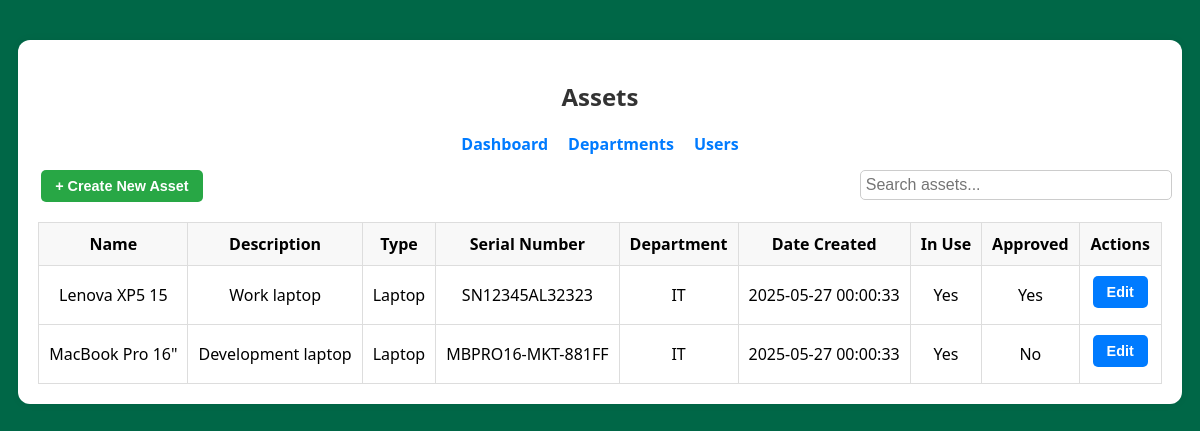
The app's page /assets (signed in), older data.
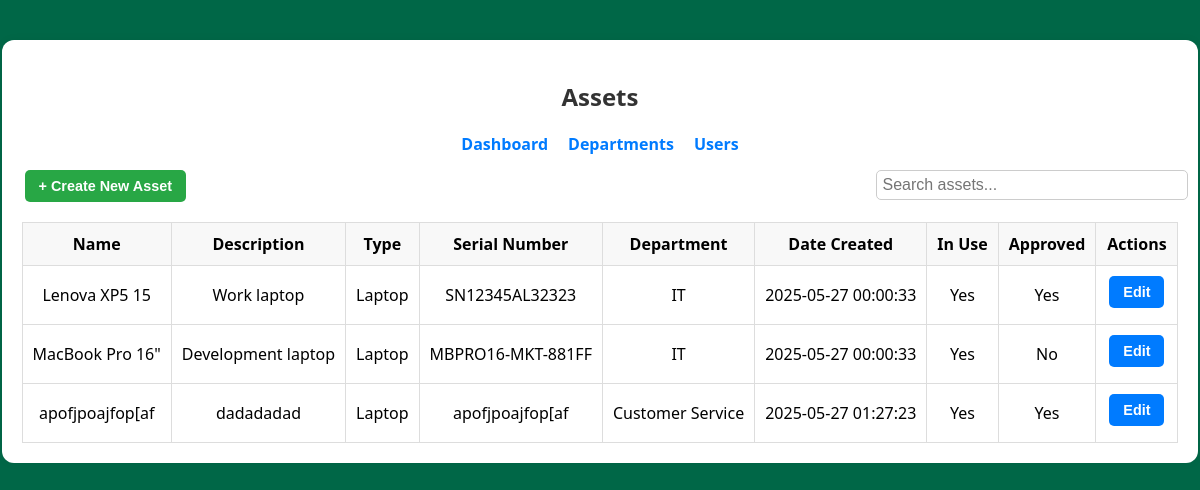
The same page, newer data.
### tables this page shows
CREATE TABLE Asset (
        id INTEGER PRIMARY KEY AUTOINCREMENT,
        name TEXT NOT NULL,
        description TEXT,
        type TEXT,
        serial_number TEXT UNIQUE,
        date_created TEXT,
        in_use INTEGER NOT NULL DEFAULT 1,
        approved INTEGER NOT NULL DEFAULT 0,
        owner_id INTEGER,
        department_id INTEGER,
        FOREIGN KEY(owner_id) REFERENCES User(id),
        FOREIGN KEY(department_id) REFERENCES Department(id)
    );

CREATE TABLE Department (
        id INTEGER PRIMARY KEY AUTOINCREMENT,
        name TEXT NOT NULL
    );

### routes/assets.py (the view)
@assets_blueprint.route('/assets')
@login_required
def assets():
    user = current_user()
    connection = get_db()
    cursor = connection.cursor()
    if user['role'] == 'Admin':
         cursor.execute('''
            SELECT a.*, u.username AS owner_username, d.name AS department_name
            FROM Asset a
            LEFT JOIN User u ON a.owner_id = u.id
            LEFT JOIN Department d ON a.department_id = d.id
        ''')
    else:
        cursor.execute('''
            SELECT a.*, u.username AS owner_username, d.name AS department_name
            FROM Asset a
            LEFT JOIN User u ON a.owner_id = u.id
            LEFT JOIN Department d ON a.department_id = d.id
            WHERE a.owner_id = ?
        ''', (user['id'],))
    assets = cursor.fetchall()
    cursor.execute("SELECT * FROM Department")
    departments = cursor.fetchall()
    cursor.execute("SELECT id, username FROM User ORDER BY username ASC")
    users = cursor.fetchall()
    return render_template('assets.html', assets=assets, user=user, departments=departments, users=users)

### routes/utils.py (called while the page is built)
def get_db():
    if 'db' not in g:
        g.db = sql.connect(current_app.config['DATABASE'])
        g.db.row_factory = sql.Row
    return g.db

def query_db(query, args=(), one=False):
    cursor = get_db().execute(query, args)
    rv = cursor.fetchall()
    cursor.close()
    return (rv[0] if rv else None) if one else rv

def current_user():
    if 'user_id' in session:
        return query_db('SELECT * FROM User WHERE id = ?', [session['user_id']], one=True)
    return None

def login_required(f):
    @wraps(f)
    def decorated_function(*args, **kwargs):
        if 'user_id' not in session:
            flash('Please log in to access this page.', 'warning')
            return redirect(url_for('auth.login'))
        return f(*args, **kwargs)
    return decorated_function

### templates/assets.html (shortened to what this page needs)
<!DOCTYPE html>
<html lang="en">
  <head>
    <link
      rel="stylesheet"
      href="{{ url_for('static', filename='css/style.css') }}"
    />
    <link
      rel="stylesheet"
      href="{{ url_for('static', filename='css/assets.css') }}"
    />
  </head>
  <body>
    <div class="assets-container">
      <h2 class="text-center">Assets</h2>
      <nav class="nav-links">
        <a href="{{ url_for('dashboard.dashboard') }}">Dashboard</a>
        <a href="{{ url_for('departments.departments') }}">Departments</a>
        <a href="{{ url_for('users.users') }}">Users</a>
      </nav>
      <button class="btn btn-create" id="openCreateModal">
        + Create New Asset
      </button>
      <input type="text" id="searchBar" placeholder="Search assets..." />
      <table>
        <thead>
          <tr>
            <th>Name</th>
            <th>Description</th>
            <th>Type</th>
            <th>Serial Number</th>
            <th>Department</th>
            <th>Date Created</th>
            <th>In Use</th>
            <th>Approved</th>
            <th>Actions</th>
          </tr>
        </thead>
        <tbody>
          {% for asset in assets %}
          <tr>
            <td>{{ asset['name'] }}</td>
            <td>{{ asset['description'] or '—' }}</td>
            <td>{{ asset['type'] or '—' }}</td>
            <td>{{ asset['serial_number'] or '—' }}</td>
            <td>{{ asset['department_name'] or '—' }}</td>
            <td>{{ asset['date_created'] }}</td>
            <td>{{ 'Yes' if asset['in_use'] else 'No' }}</td>
            <td>{{ 'Yes' if asset['approved'] else 'No' }}</td>
            <td>
               {% if user['role'] == 'Admin' or asset['owner_id'] ==
              user['id'] %}
              <button
                class="btn btn-edit"
                data-id="{{ asset['id'] }}"
                data-name="{{ asset['name'] }}"
                data-description="{{ asset['description'] }}"
                data-type="{{ asset['type'] }}"
                data-serial="{{ asset['serial_number'] }}"
                data-department="{{ asset['department_id'] or '' }}"
                data-inuse="{{ asset['in_use'] }}"
                data-approved="{{ asset['approved'] }}"
                data-userid="{{ asset['owner_id'] }}"
                id="editBtn-{{ asset['id'] }}"
              >
                Edit
              </button>
              {% endif %}
            </td>
          </tr>
          {% else %}
          <tr>
            <td colspan="9">No assets found.</td>
          </tr>
          {% endfor %}
        </tbody>
      </table>
    </div>
  </body>
</html>

### static/css/style.css (style rules this page uses)
body { font-family: "Segoe UI", Tahoma, Geneva, Verdana, sans-serif; background: #006747; display: flex; align-items: center; justify-content: center; margin: 0; }
h2 { text-align: center; color: #333; }
.nav-links { display: flex; justify-content: center; gap: 20px; margin-bottom: 15px; }
.nav-links a { text-decoration: none; color: #007bff; font-weight: bold; }
input[type="text"], input[type="password"] { padding: 10px; margin-bottom: 15px; border: 1px solid #ccc; border-radius: 5px; }
button { padding: 10px; background-color: #007bff; color: white; border: none; border-radius: 5px; cursor: pointer; }
a { color: #007bff; text-decoration: none; }

### static/css/assets.css (style rules this page uses)
.assets-container { margin: 40px auto; padding: 20px; background: #fff; width: auto; border-radius: 12px; box-shadow: 0 0 10px rgba(0, 0, 0, 0.05); position: relative; }
table { width: 100%; border-collapse: collapse; margin-top: 20px; }
th, td { padding: 10px; border: 1px solid #ddd; text-align: center; }
th { background: #f8f8f8; }
.btn { padding: 8px 14px; margin: 0 3px; border: none; border-radius: 5px; cursor: pointer; font-weight: 600; font-size: 0.9rem; }
.btn-create { background-color: #28a745; color: white; }
.btn-edit { background-color: #007bff; color: white; margin-bottom: 6px; }
#searchBar { margin-bottom: 10px; padding: 5px; width: 300px; font-size: 16px; position: absolute; right: 10px; }

Row changes from the older to the newer data that the page shows:
added Asset: name "apofjpoajfop[af", description "dadadadad", type "Laptop", serial_number "apofjpoajfop[af", name "Customer Service", date_created "2025-05-27 01:27:23", in_use "Yes", approved "Yes"
